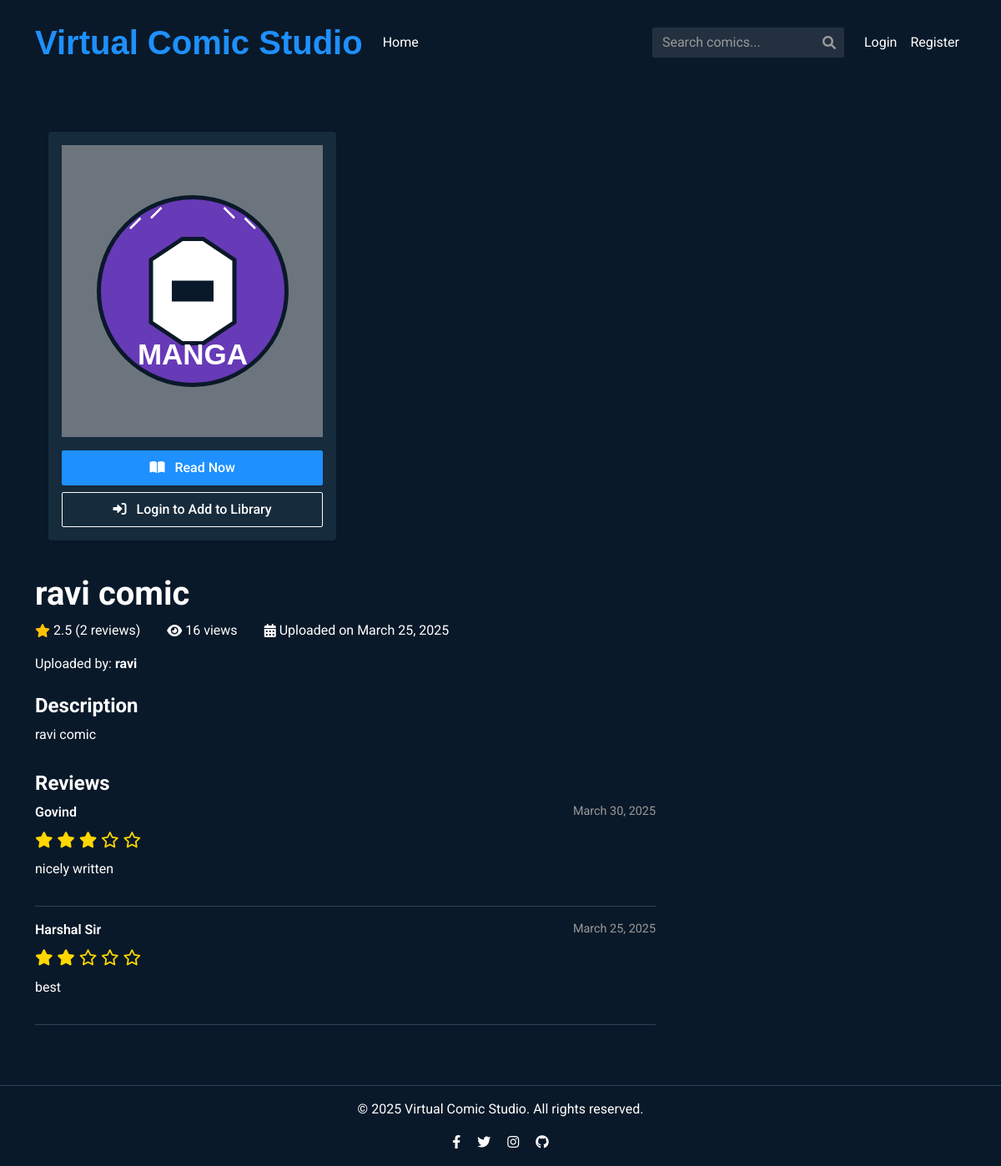
Screenshot of /comic/4 with the database file from the repository.
### models.py (models this page shows, shortened)
class Comic(db.Model):
    id = db.Column(db.Integer, primary_key=True)
    title = db.Column(db.String(100), nullable=False)
    description = db.Column(db.Text, nullable=False)
    filename = db.Column(db.String(255), nullable=False, unique=True)
    owner_id = db.Column(db.Integer, db.ForeignKey('user.id'), nullable=False)
    upload_date = db.Column(db.DateTime, default=datetime.datetime.utcnow)
    views = db.Column(db.Integer, default=0)
    logo_id = db.Column(db.Integer, default=1) # Logo ID (1-5)
    reviews = db.relationship('Review', backref='comic', lazy='dynamic', cascade='all, delete-orphan')
    def get_average_rating(self):
        reviews = self.reviews.all()
        if not reviews:
            return 0
        return sum(review.rating for review in reviews) / len(reviews)
    def increment_views(self):
        self.views += 1
        db.session.commit()
        return self.views
    @property
    def ratings(self):
        return self.reviews.all()

class Review(db.Model):
    id = db.Column(db.Integer, primary_key=True)
    user_id = db.Column(db.Integer, db.ForeignKey('user.id'), nullable=False)
    comic_id = db.Column(db.Integer, db.ForeignKey('comic.id'), nullable=False)
    text = db.Column(db.Text, nullable=False)
    rating = db.Column(db.Integer, nullable=False)  # 1-5 rating
    created_at = db.Column(db.DateTime, default=datetime.datetime.utcnow)

class User(UserMixin, db.Model):
    id = db.Column(db.Integer, primary_key=True)
    username = db.Column(db.String(64), unique=True, nullable=False)
    email = db.Column(db.String(120), unique=True, nullable=False)
    password_hash = db.Column(db.String(256), nullable=False)
    created_at = db.Column(db.DateTime, default=datetime.datetime.utcnow)
    comics_uploaded = db.relationship('Comic', backref='owner', lazy='dynamic')
    reviews = db.relationship('Review', backref='user', lazy='dynamic')
    library_comics = db.relationship('Comic', secondary=user_library,
                                    lazy='dynamic', backref=db.backref('in_libraries', lazy='dynamic'))
    def get_by_id(user_id):
        return User.query.get(user_id)

### routes.py (the view)
@app.route('/comic/<comic_id>')
def comic_details(comic_id):
    comic = Comic.query.get(comic_id)
    if not comic:
        flash('Comic not found', 'danger')
        return redirect(url_for('index'))
    reviews = Review.query.filter_by(comic_id=comic_id).order_by(Review.created_at.desc()).all()
    owner = User.query.get(comic.owner_id)
    comic.increment_views()
    return render_template('comic_details.html', comic=comic, reviews=reviews, owner=owner,User = User)

### templates/comic_details.html (shortened to what this page needs)
    {% extends "layout.html" %}
    {% block content %}
    <div class="comic-detail-container">
        <div class="row">
            <div class="col-md-4 mb-4">
                <div class="bg-card p-3 rounded shadow-sm text-center">
                    <div class="comic-cover-container bg-secondary mb-3 d-flex align-items-center justify-content-center" style="height: 350px;">
                        <img src="{{ url_for('static', filename='images/logo' + (comic.logo_id|string if comic.logo_id else '1') + '.svg') }}"
                            alt="{{ comic.title }}" class="comic-logo-large">
                    </div>
                    <div class="d-grid gap-2 mt-3">
                        <a href="{{ url_for('read_comic', comic_id=comic.id) }}" class="btn btn-primary">
                            <i class="fas fa-book-open me-2"></i> Read Now
                        </a>
                        {% if current_user.is_authenticated %}
                            {% if comic.id in current_user.library %}
                                <a href="{{ url_for('remove_from_library', comic_id=comic.id) }}" class="btn btn-outline-light">
                                    <i class="fas fa-minus me-2"></i> Remove from Library
                                </a>
                            {% else %}
                                <a href="{{ url_for('add_to_library', comic_id=comic.id) }}" class="btn btn-outline-light">
                                    <i class="fas fa-plus me-2"></i> Add to Library
                                </a>
                            {% endif %}
                            <a href="{{ url_for('uploaded_file', filename=comic.filename) }}" class="btn btn-secondary" download>
                                <i class="fas fa-download me-2"></i> Download
                            </a>
                            {% if current_user.is_authenticated and current_user.id == comic.owner_id %}
                            <a href="{{ url_for('edit_comic', comic_id=comic.id) }}" class="btn btn-warning">
                                <i class="fas fa-edit me-2"></i> Edit Comic
                            </a>
    <form action="{{ url_for('delete_comic', comic_id=comic.id) }}" method="POST" onsubmit="return confirm('Are you sure you want to delete this comic?');">
        <button type="submit" class="btn btn-danger">
            <i class="fas fa-trash-alt me-2"></i> Delete Comic
        </button>
    </form>
{% endif %}
                        {% else %}
                            <a href="{{ url_for('login') }}" class="btn btn-outline-light">
                                <i class="fas fa-sign-in-alt me-2"></i> Login to Add to Library
                            </a>
                        {% endif %}
                            </div>
                        </div>
                    </div>
                </div>
            </div>
            <div class="col-md-8">
                <h1 class="mb-2">{{ comic.title }}</h1>
                <div class="comic-stats mb-3">
                    <span class="me-3">
                        <i class="fas fa-star text-warning me-1"></i>
                        {{ comic.get_average_rating()|round(1) }} ({{ comic.ratings|length }} reviews)
                    </span>
                    <span class="me-3">
                        <i class="fas fa-eye me-1"></i>
                        {{ comic.views }} views
                    </span>
                    <span>
                        <i class="fas fa-calendar-alt me-1"></i>
                        Uploaded on {{ comic.upload_date.strftime('%B %d, %Y') }}
                    </span>
                </div>
                <div class="comic-author mb-4">
                    <p>Uploaded by: <strong>{{ owner.username }}</strong></p>
                </div>
                <div class="comic-description mb-4">
                    <h4>Description</h4>
                    <p>{{ comic.description }}</p>
                </div>
                <div class="reviews-section">
                    <h4>Reviews</h4>
                    {% if reviews|length > 0 %}
                        {% for review in reviews %}
                        <div class="review-card">
                            <div class="review-header">
                                <span class="review-user">
                                    {% set review_user = User.get_by_id(review.user_id) %}
                                    {{ review_user.username if review_user else 'Unknown User' }}
                                </span>
                                <span class="review-date">{{ review.created_at.strftime('%B %d, %Y') }}</span>
                            </div>
                            <div class="star-rating mb-2">
                                {% for i in range(5) %}
                                    {% if i < review.rating %}
                                    <i class="fas fa-star"></i>
                                    {% else %}
                                    <i class="far fa-star"></i>
                                    {% endif %}
                                {% endfor %}
                            </div>
                            <p>{{ review.text }}</p>
                        </div>
                        {% endfor %}
                    {% else %}
                    <div class="alert alert-secondary">
                        No reviews yet. Be the first to review this comic!
                    </div>
                    {% endif %}
                </div>
            </div>
    {% endblock %}

### static/css/main.css (style rules this page uses)
:root { --primary-bg: #0a1929; --secondary-bg: #1f4068; --accent-color: #1e90ff; --text-color: #ffffff; --card-bg: #162b3c; --hover-bg: #1d3649; --border-color: #2c4356; --success-color: #46b04a; --warning-color: #e6a23c; --danger-color: #f56c6c; --info-color: #909399; --font-main: "Roboto", "Arial", sans-serif; --standard-padding: 16px; --transition-speed: 0.3s; }
body { font-family: var(--font-main); background-color: var(--primary-bg); color: var(--text-color); margin: 0; padding: 0; line-height: 1.5; }
a { color: var(--text-color); text-decoration: none; transition: color var(--transition-speed) ease; }
h1, h2, h3, h4, h5, h6 { margin-top: 0; font-weight: 700; }
.btn { border-radius: 2px; font-weight: 500; padding: 8px 16px; transition: all var(--transition-speed) ease; }
.btn-primary { background-color: var(--accent-color); border-color: var(--accent-color); }
.btn-outline-light { color: var(--text-color); border-color: var(--text-color); }
.comic-logo-large { width: 90%; height: 90%; max-width: 250px; max-height: 250px; object-fit: contain; }
.comic-detail-container { padding: var(--standard-padding); }
.comic-description { margin-bottom: 1.5rem; }
.comic-stats { display: flex; gap: 1rem; margin-bottom: 1rem; }
.comic-stats span { display: flex; align-items: center; }
.comic-stats i { margin-right: 5px; }
.reviews-section { margin-top: 2rem; }
.review-card { margin-bottom: 1rem; border-bottom: 1px solid var(--border-color); padding-bottom: 1rem; }
.review-header { display: flex; justify-content: space-between; margin-bottom: 0.5rem; }
.review-user { font-weight: 600; }
.review-date { color: #999; font-size: 0.9rem; }
.star-rating { color: #ffd700; font-size: 1.2rem; }
.bg-card { background-color: var(--card-bg); }
.shadow-sm { box-shadow: 0 2px 5px rgba(0, 0, 0, 0.1); }

### rows the page displays
Comic: title "ravi comic", views "16", upload_date "March 25, 2025", description "ravi comic"
Review: get_average_rating "2.5", created_at "March 25, 2025", text "best"
User: username "ravi"
Review: created_at "March 30, 2025", text "nicely written"
User: username "Govind"
User: username "Harshal Sir"

### other values shown
{{ comic.ratings|length }} "2"
